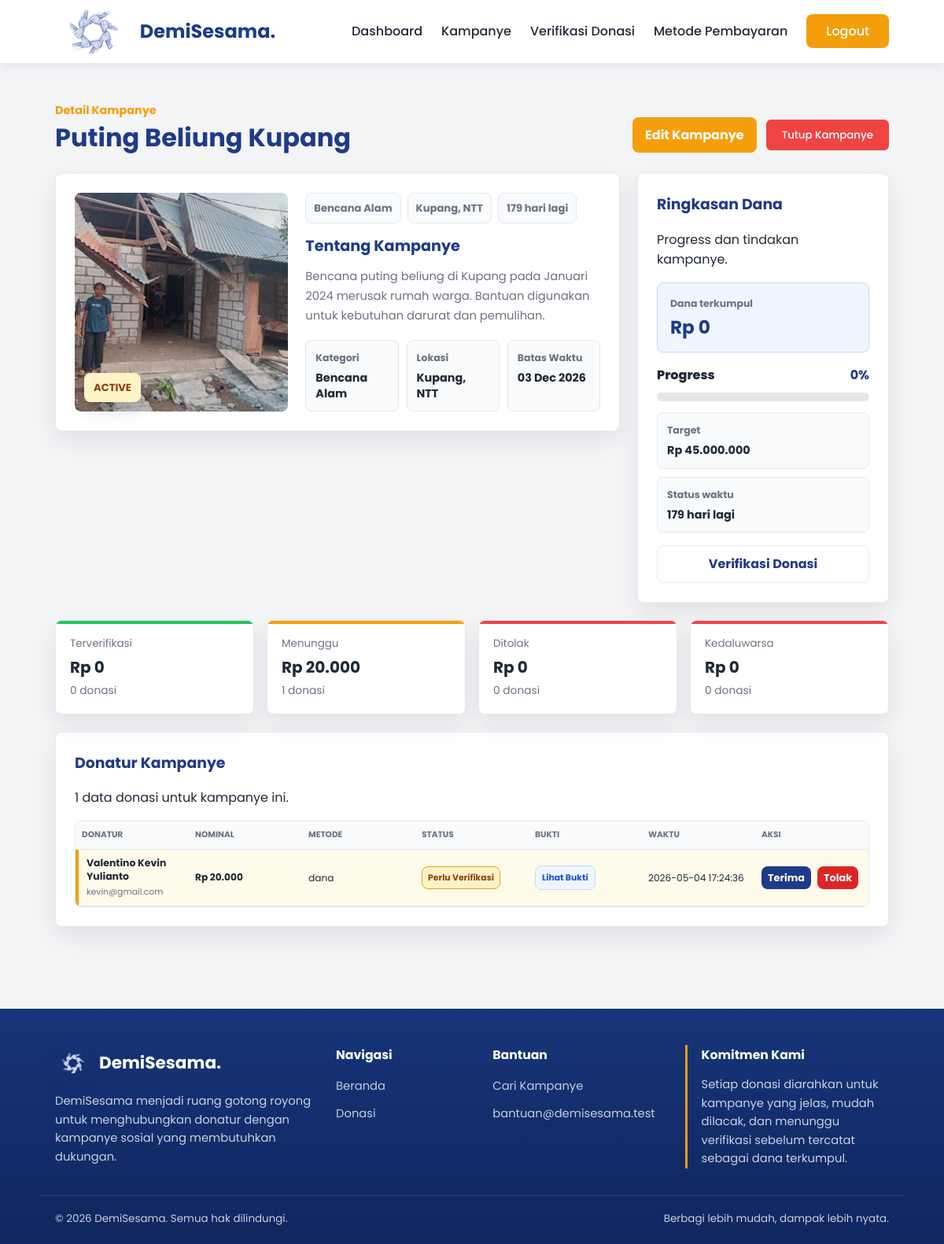
Screenshot of /admin/detail-kampanye.php?id=3 (signed in) with the database file from the repository.
### tables this page shows
CREATE TABLE `kampanye` (
  `id_kampanye` int(11) NOT NULL AUTO_INCREMENT,
  `id_penyelenggara` int(11) NOT NULL,
  `judul_kampanye` varchar(100) NOT NULL,
  `kategori` varchar(50) NOT NULL,
  `lokasi` varchar(100) NOT NULL,
  `deskripsi` varchar(1000) NOT NULL,
  `target_dana` int(15) NOT NULL,
  `dana_terkumpul` int(15) NOT NULL DEFAULT 0,
  `batas_waktu` date NOT NULL,
  `gambar_poster` varchar(255) NOT NULL,
  `status` ENUM('active', 'completed') NOT NULL DEFAULT 'active',
  PRIMARY KEY (`id_kampanye`),
  KEY `id_penyelenggara` (`id_penyelenggara`),
  CONSTRAINT `kampanye_ibfk_1`
    FOREIGN KEY (`id_penyelenggara`)
    REFERENCES `penyelenggara` (`id_penyelenggara`)
    ON DELETE CASCADE
    ON UPDATE CASCADE
);

CREATE TABLE `donasi` (
  `id_donasi` int(11) NOT NULL AUTO_INCREMENT,
  `id_donatur` int(11) NOT NULL,
  `id_kampanye` int(11) NOT NULL,
  `nominal_donasi` decimal(15,2) NOT NULL,
  `metode_pembayaran` varchar(50) NOT NULL,
  `pesan_dukungan` text DEFAULT NULL,
  `bukti_transfer` varchar(255) DEFAULT NULL,
  `status` enum('PENDING','VERIFIED','REJECTED','EXPIRED') DEFAULT 'PENDING',
  `waktu_donasi` timestamp NOT NULL DEFAULT current_timestamp(),
  `waktu_kadaluarsa` datetime DEFAULT NULL,
  PRIMARY KEY (`id_donasi`),
  KEY `id_donatur` (`id_donatur`),
  KEY `id_kampanye` (`id_kampanye`),
  CONSTRAINT `donasi_ibfk_1`
    FOREIGN KEY (`id_donatur`)
    REFERENCES `donatur` (`id_donatur`)
    ON DELETE CASCADE,
  CONSTRAINT `donasi_ibfk_2`
    FOREIGN KEY (`id_kampanye`)
    REFERENCES `kampanye` (`id_kampanye`)
    ON DELETE CASCADE
);

CREATE TABLE `donatur` (
  `id_donatur` int(11) NOT NULL AUTO_INCREMENT,
  `nama_lengkap` varchar(50) NOT NULL,
  `username` varchar(50) NOT NULL,
  `email` varchar(50) NOT NULL,
  `nomor_telepon` varchar(15) NOT NULL,
  `password` varchar(50) NOT NULL,
  PRIMARY KEY (`id_donatur`)
);

### admin/detail-kampanye.php (the view, shortened to what the rows shown need)
<?php
require_once __DIR__ . "/../components/auth.php";
require_once __DIR__ . "/../components/admin_service.php";
$admin_id = currentAdminId();
$id_kampanye = filter_input(INPUT_GET, 'id', FILTER_VALIDATE_INT);
$return_page = filter_input(INPUT_GET, 'page', FILTER_VALIDATE_INT) ?: 1;
$return_page = max(1, $return_page);
$return_query = $return_page > 1 ? '?page=' . $return_page : '';
$campaign = getManagedCampaignById($conn, $admin_id, $id_kampanye);
$donations = $campaign ? getManagedDonations($conn, $admin_id, '', '', $id_kampanye) : [];
$donation_totals = [
    'PENDING' => ['count' => 0, 'total' => 0],
    'VERIFIED' => ['count' => 0, 'total' => 0],
    'REJECTED' => ['count' => 0, 'total' => 0],
    'EXPIRED' => ['count' => 0, 'total' => 0],
];
foreach ($donations as $donation) {
    $status = (string) ($donation['status'] ?? '');
    $donation_totals[$status]['count']++;
    $donation_totals[$status]['total'] += (float) $donation['nominal_donasi'];
}
$target = $campaign ? (float) $campaign['target_dana'] : 0;
$collected = $campaign ? (float) $donation_totals['VERIFIED']['total'] : 0;
$progress = $target > 0 ? min(100, round(($collected / $target) * 100)) : 0;
$category_label = $campaign ? ucwords(str_replace('_', ' ', (string) $campaign['kategori'])) : '';
$campaign_status = $campaign ? strtolower(trim((string) ($campaign['status'] ?? 'active'))) : 'active';
$campaign_status = $campaign_status !== '' ? $campaign_status : 'active';
$is_campaign_finished = $campaign
    && in_array($campaign_status, ['completed'], true)
    && isCampaignClosed($campaign);
$display_status = $is_campaign_finished ? 'completed' : $campaign_status;
$display_status_label = $is_campaign_finished ? 'SELESAI' : strtoupper($campaign_status ?: 'active');
$deadline_label = '-';
$remaining_label = '-';
if ($campaign && !empty($campaign['batas_waktu'])) {
    $today = new DateTime('today');
    $deadline = new DateTime($campaign['batas_waktu']);
    $deadline_label = $deadline->format('d M Y');
    if ($is_campaign_finished) {
        $remaining_label = 'Selesai';
    } elseif ($deadline < $today) {
        $remaining_label = 'Melewati batas';
    } else {
        $remaining_label = $today->diff($deadline)->days . ' hari lagi';
    }
}
$summary_cards = [
    'VERIFIED' => ['label' => 'Terverifikasi', 'class' => 'status-card-verified'],
    'PENDING' => ['label' => 'Menunggu', 'class' => 'status-card-pending'],
    'REJECTED' => ['label' => 'Ditolak', 'class' => 'status-card-rejected'],
    'EXPIRED' => ['label' => 'Kedaluwarsa', 'class' => 'status-card-expired'],
];
?>
<!DOCTYPE html>
<html lang="id">
<head>
    <link rel="stylesheet" href="<?php echo asset_url('css/global.css?v=3'); ?>">
    <link rel="stylesheet" href="<?php echo asset_url('css/form.css?v=4'); ?>">
    <link rel="stylesheet" href="<?php echo asset_url('css/admin.css?v=7'); ?>">
</head>
<body>
    <main class="admin-page">
        <div class="container">
            <div class="admin-heading">
                <div>
                    <span>Detail Kampanye</span>
                    <h1><?php echo $campaign ? e($campaign['judul_kampanye']) : 'Kampanye Tidak Ditemukan'; ?></h1>
                </div>
            </div>
            <?php if (!$campaign): ?>
                <section class="admin-panel">
                    <p class="admin-table-note">Kampanye tidak tersedia atau bukan milik akun ini.</p>
                    <a href="<?php echo url_for('admin/kampanye.php' . $return_query); ?>" class="admin-primary-link">Kembali ke Daftar</a>
                </section>
            <?php else: ?>
                <section class="campaign-detail-grid">
                    <article class="admin-panel campaign-detail-card">
                        <div class="campaign-detail-poster">
                            <img src="<?php echo e(asset_url($campaign['gambar_poster'])); ?>" alt="<?php echo e($campaign['judul_kampanye']); ?>">
                            <span class="status-badge status-<?php echo e($display_status); ?>"><?php echo e($display_status_label); ?></span>
                        </div>
                        <div class="campaign-detail-content">
                            <div class="campaign-detail-meta">
                                <span><?php echo e($category_label); ?></span>
                                <span><?php echo e($campaign['lokasi']); ?></span>
                                <span><?php echo e($remaining_label); ?></span>
                            </div>
                            <h2>Tentang Kampanye</h2>
                            <p class="campaign-detail-description"><?php echo nl2br(e($campaign['deskripsi'])); ?></p>
                            <div class="campaign-info-list">
                                <div>
                                    <span>Kategori</span>
                                    <strong><?php echo e($category_label); ?></strong>
                                </div>
                                <div>
                                    <span>Lokasi</span>
                                    <strong><?php echo e($campaign['lokasi']); ?></strong>
                                </div>
                                <div>
                                    <span>Batas Waktu</span>
                                    <strong><?php echo e($deadline_label); ?></strong>
                                </div>
                            </div>
                        </div>
                    </article>
                    <aside class="admin-panel campaign-detail-side">
                        <div class="admin-panel-head">
                            <div>
                                <h2>Ringkasan Dana</h2>
                                <span>Progress dan tindakan kampanye.</span>
                            </div>
                        </div>
                        <div class="campaign-fund-main">
                            <span>Dana terkumpul</span>
                            <strong><?php echo formatRupiah($collected); ?></strong>
                        </div>
                        <div class="campaign-progress-row">
                            <span>Progress</span>
                            <strong><?php echo (int) $progress; ?>%</strong>
                        </div>
                        <div class="dashboard-progress campaign-detail-progress" aria-label="Progress <?php echo (int) $progress; ?> persen">
                        </div>
                        <div class="campaign-side-facts">
                            <div>
                                <span>Target</span>
                                <strong><?php echo formatRupiah($target); ?></strong>
                            </div>
                            <div>
                                <span>Status waktu</span>
                                <strong><?php echo e($remaining_label); ?></strong>
                            </div>
                        </div>
                        <div class="campaign-detail-actions">
                            <a href="<?php echo url_for('admin/donasi.php?campaign=' . (int) $campaign['id_kampanye']); ?>" class="admin-secondary-link">Verifikasi Donasi</a>
                        </div>
                    </aside>
                </section>
                <section class="admin-summary-grid campaign-donation-summary">
                    <?php foreach ($summary_cards as $status => $summary_card): ?>
                        <article class="admin-summary-card <?php echo e($summary_card['class']); ?>">
                            <span><?php echo e($summary_card['label']); ?></span>
                            <strong><?php echo formatRupiah($donation_totals[$status]['total']); ?></strong>
                            <p><?php echo (int) $donation_totals[$status]['count']; ?> donasi</p>
                        </article>
                    <?php endforeach; ?>
                </section>
                <section class="admin-panel">
                    <div class="admin-panel-head">
                        <div>
                            <h2>Donatur Kampanye</h2>
                            <span><?php echo count($donations); ?> data donasi untuk kampanye ini.</span>
                        </div>
                    </div>
                    <div class="verification-table-wrap daftar-donasi-wrap">
                        <table class="verification-table daftar-donasi-table campaign-donor-table">
                            <thead>
                                <tr>
                                    <th>Donatur</th>
                                    <th>Nominal</th>
                                    <th>Metode</th>
                                    <th>Status</th>
                                    <th>Bukti</th>
                                    <th>Waktu</th>
                                    <th>Aksi</th>
                                </tr>
                            </thead>
                            <tbody>
                                <?php foreach ($donations as $donation): ?>
                                    <?php
                                        $status = (string) $donation['status'];
                                        $is_pending = $status === 'PENDING';
                                        $has_proof = !empty($donation['bukti_transfer']);
                                        $can_accept = $has_proof && $status !== 'VERIFIED';
                                        $can_reject = $status !== 'REJECTED';
                                        $status_class = preg_replace('/[^a-z0-9_-]/', '', strtolower($status));
                                        $status_label = ucfirst(strtolower($status));
                                        if ($is_pending) {
                                            if ($has_proof) {
                                                $status_label = 'Perlu Verifikasi';
                                                $status_class = 'pending';
                                            } else {
                                                $status_label = 'Belum Bayar';
                                                $status_class = 'expired';
                                            }
                                        }
                                        $row_class = 'daftar-donasi-row';
                                        if ($is_pending && $has_proof) {
                                            $row_class = 'verification-row-pending daftar-donasi-row-pending';
                                        } else if ($is_pending && !$has_proof) {
                                            $row_class = 'verification-row-muted daftar-donasi-row-muted';
                                        }
                                        $payment = getPaymentMethod($donation['metode_pembayaran'], $campaign['id_penyelenggara']);
                                        $proof_path = trim((string) ($donation['bukti_transfer'] ?? ''));
                                    ?>
                                    <tr class="<?php echo $row_class; ?>" <?php echo ($is_pending && !$has_proof) ? 'style="opacity: 0.6;"' : ''; ?>>
                                        <td class="verification-donor">
                                            <strong><?php echo e($donation['nama_lengkap']); ?></strong>
                                            <span class="verification-email"><?php echo e($donation['email']); ?></span>
                                        </td>
                                        <td><strong class="verification-amount"><?php echo formatRupiah($donation['nominal_donasi']); ?></strong></td>
                                        <td><?php echo e($payment['label'] ?? $donation['metode_pembayaran']); ?></td>
                                        <td><span class="verification-status-badge status-<?php echo e($status_class); ?>" <?php echo ($is_pending && !$has_proof) ? 'style="background: #e2e8f0; color: #64748b;"' : ''; ?>><?php echo e($status_label); ?></span></td>
                                        <td>
                                            <?php if ($proof_path !== ''): ?>
                                                <a class="verification-proof-link" href="<?php echo e(asset_url($proof_path)); ?>" target="_blank" rel="noopener">Lihat Bukti</a>
                                            <?php else: ?>
                                                <span class="verification-muted">Belum upload</span>
                                            <?php endif; ?>
                                        </td>
                                        <td><?php echo e($donation['waktu_donasi']); ?></td>
                                        <td>
                                            <form method="POST" action="" class="verification-actions" style="margin: 0; display: flex; gap: 0.5rem; flex-wrap: wrap;">
                                                <button class="verification-btn verification-btn-accept" type="submit" name="action" value="verify" <?php echo $can_accept ? '' : 'disabled'; ?> style="padding: 0.25rem 0.5rem; font-size: 0.8rem;">
                                                    Terima
                                                </button>
                                                <button class="verification-btn verification-btn-reject" type="submit" name="action" value="reject" <?php echo $can_reject ? '' : 'disabled'; ?> style="padding: 0.25rem 0.5rem; font-size: 0.8rem;">
                                                    Tolak
                                                </button>
                                            </form>
                                        </td>
                                    </tr>
                                <?php endforeach; ?>
                            </tbody>
                        </table>
                    </div>
                </section>
            <?php endif; ?>
        </div>
    </main>
</body>
</html>

### rows the page displays
kampanye: judul_kampanye "Puting Beliung Kupang", gambar_poster (picture), status "ACTIVE", kategori "Bencana Alam", lokasi "Kupang, NTT", batas_waktu "179 hari lagi", deskripsi "Bencana puting beliung di Kupang pada Januari 2024 merusak rumah warga. Bantuan digunakan untuk kebutuhan darurat dan pemulihan.", batas_waktu "03 Dec 2026", target_dana "Rp 45.000.000"
donasi: label "Menunggu", status "Rp 20.000", status "1", id_donatur.nama_lengkap "Valentino Kevin Yulianto", id_donatur.email "kevin@gmail.com", nominal_donasi "Rp 20.000", metode_pembayaran "dana", bukti_transfer "Perlu Verifikasi", waktu_donasi "2026-05-04 17:24:36"

### other values shown
formatRupiah($collected) "Rp 0"
$summary_card['label'] "Terverifikasi"
formatRupiah($donation_totals[$status]['total']) "Rp 0"
$donation_totals[$status]['count'] "0"
$summary_card['label'] "Ditolak"
$summary_card['label'] "Kedaluwarsa"
count($donations) "1"
